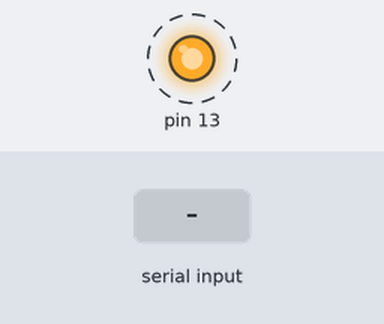
The sketch below on a simulated Arduino Leonardo, built with avr-gcc and run on an emulated ATmega32U4. Parts: output pins drawn as LEDs (lit = HIGH). Dashed ring = blinking. The inputs (shaded band) are chosen by the test bench. What the sketch prints to the serial monitor is not drawn.

Above: at 6.8 s.
6.9 s: byte 30 received over Serial
10.4 s: byte 90 received over Serial
13.9 s: byte 120 received over Serial
Timing chart, 0 to 23.4 s (numbered marks = the images above; inputs shaded):
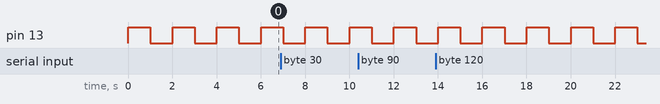

Measured:
- by itself, pin 13: alternates HIGH for 1.0 s and LOW for 1.0 s

The sketch:

Blink_w_serial_outs.ino
```cpp
/*
  Blink
  Turns on an LED on for one second, then off for one second, repeatedly.

 Michael added serial auto burst function for shrimp

  modified 8 May 2014
  by Scott Fitzgerald
 */

// the setup function runs once when you press reset or power the board
void setup() {
  // initialize digital pin 13 as an output.
  pinMode(13, OUTPUT);
   Serial.begin(9600);
  while (!Serial) {
    ; // wait for serial port to connect. Needed for Leonardo only
  }
  Serial.println("serial started");
}

// the loop function runs over and over again forever
void loop() {
  Serial.println("ON");
  digitalWrite(13, HIGH);   // turn the LED on (HIGH is the voltage level)
  delay(1000);
  Serial.println("OFF");  // wait for a second
  digitalWrite(13, LOW);    // turn the LED off by making the voltage LOW
  delay(1000);              // wait for a second
 if (Serial.available() > 0) {
    //int randNumber = random(300);
    //Serial.println(randNumber);
     char inChar = (char)Serial.read();
      if (  inChar ){
         Serial.println(inChar);
      }
 }
}
```
